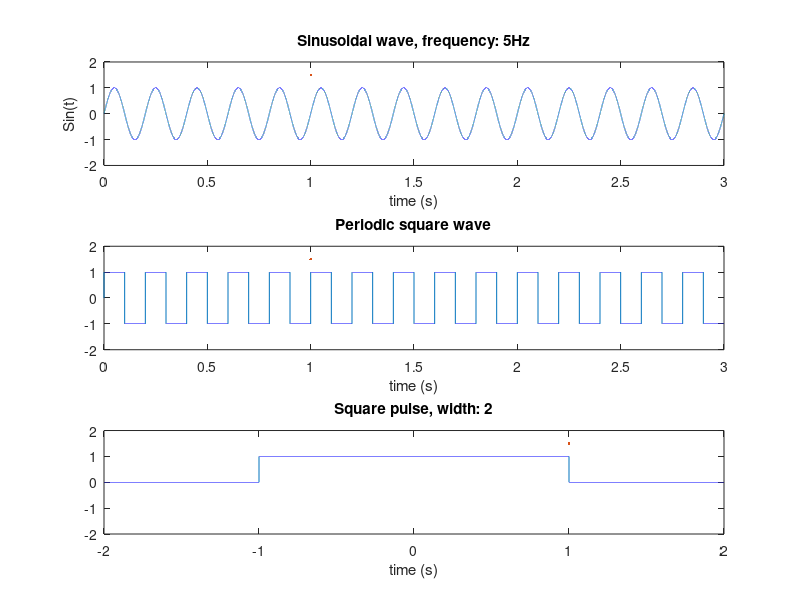

This figure's MATLAB source: (Note: this script raises an error after producing the figure.)
clc;clear;close all;

A = 1;
F = 5;
ovs = 30;
Fs = ovs .* F*100*3;
omega = 2 .* pi .*F;
phase = 0;
n= 15;
t = 0:1/Fs:n/F - 1/Fs;

chirp_rate = 50;
F_chirp = 5 +chirp_rate*t;
omega_chirp = 2 .* pi .*F_chirp;
y_chirp = A.*sin(omega_chirp.*t + phase);

Width = 2;
t2 = -Width:1/Fs:Width-1/Fs;
pulse = zeros([1,length(t2)]);
pulse(t2>-Width/2 & t2<Width/2) = 1;

y = A.*sin(omega.* t + phase);
z = y;

z(abs(z)<10.^-4) = 0;
z(z>0) = 1;
z(z<0) = -1;

fig1 = figure;

subplot(3,1,1)
plot(t, y, LineWidth=1.5)
title(['Sinusoidal wave, frequency: ', num2str(F),'Hz']);
xlabel('time (s)');
ylabel('Sin(t)');
ylim([-2 2]);

subplot(3,1,2)
plot(t, z, LineWidth=1.5)
title('Periodic square wave')
xlabel('time (s)');
ylim([-2 2]);

subplot(3,1,3)
plot(t2, pulse, LineWidth=1.5)
title(['Square pulse, width: ', num2str(Width)])
xlabel('time (s)');
ylim([-2 2]);

fig1.Position = [50, 150 ,800, 800];

fig2 = figure;
plot(t(1:length(t)/4), y_chirp(1:length(t)/4), LineWidth=1.5)
title(['Linear chrip with chirp rate: ' ,num2str(chirp_rate)])
xlabel('time (s)');
ylim([-2 2]);

fig2.Position = [700, 150 ,800, 800];

sound(2.*y_chirp, Fs)